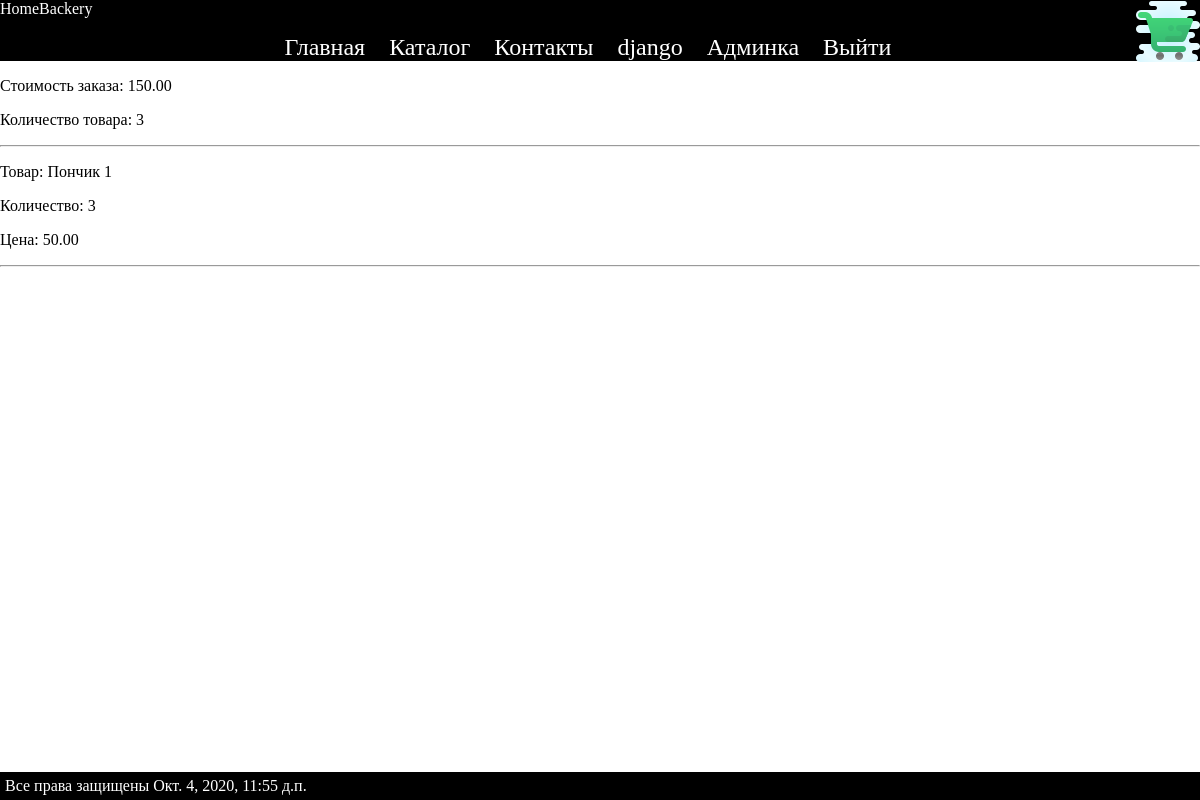
/orders/list/8/ (signed in), run on an earlier commit of the app's database.
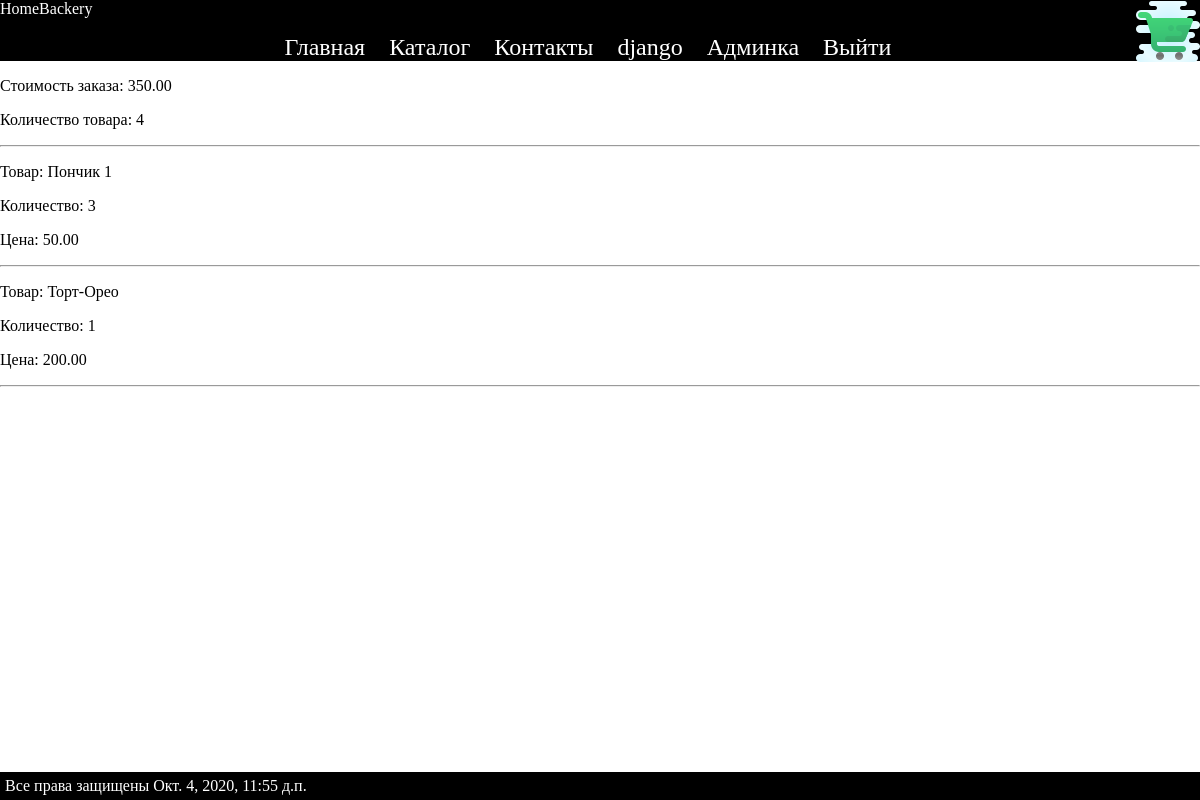
And on a later commit of the database.
### ordersapp/models.py (models this page shows)
class Order(models.Model):
    FORMING = 'F'
    PAID = 'P'
    READY = 'R'
    CANCEL = 'C'
    ORDER_STATUS_CHOICES = (
        (FORMING, 'формируется'),
        (PAID, 'оплачен'),
        (READY, 'готов к выдаче'),
        (CANCEL, 'отменен'),
    )
    user = models.ForeignKey(get_user_model(), on_delete=models.CASCADE)
    created = models.DateTimeField(verbose_name='создан', auto_now_add=True)
    updated = models.DateTimeField(verbose_name='обновлен', auto_now=True)
    status = models.CharField(verbose_name='статус',
                              max_length=1,
                              choices=ORDER_STATUS_CHOICES,
                              default=FORMING)
    is_active = models.BooleanField(verbose_name='активен', default=True)
    def get_total_sum(self):
        sum = 0
        for i in self.orderitem_set.all():
            sum += i.product.price * i.quantity
        return sum
    def get_items_count(self):
        count = 0
        for i in self.orderitem_set.all():
            count += i.quantity
        return count

class OrderItem(models.Model):
    order = models.ForeignKey(Order, on_delete=models.CASCADE)  # related_name="items"
    product = models.ForeignKey(Product, verbose_name='продукт', on_delete=models.CASCADE)
    quantity = models.PositiveIntegerField(verbose_name='количество', default=0)

### mainapp/models.py (models this page shows, shortened)
class Product(models.Model):
    category = models.ForeignKey(Catalog, on_delete=models.CASCADE, verbose_name="Категория")
    name = models.CharField(verbose_name='Название', max_length=64, null=True)
    text = models.TextField(verbose_name='Описание', blank=True)
    img = models.ImageField(verbose_name='Картинка', upload_to="product_img", blank=True)
    price = models.DecimalField(verbose_name='Цена', max_digits=6,decimal_places=2, null=False, default=0)
    count = models.IntegerField(default=0, verbose_name="Количество")
    is_active = models.BooleanField(default=True)

### ordersapp/views.py (the view)
# urls.py: path('list/<int:pk>/', ordersapp.OrderDetail.as_view(), name="read"),
class OrderDetail(PageMainTitleMixin, LoginRequiredMixin, DetailView):
    main_title = "просмотреть заказ"
    model = Order
    def get_context_data(self, *, object_list=None, **kwargs):
        data = super().get_context_data(object_list=None, **kwargs)
        order = data['object']
        order_item = OrderItem.objects.filter(order=order)
        data['object_list'] = order_item
        return data

### mainapp/context_processors.py (called while the page is built)
def time(request):
    return {
        "time": now()
    }

### ordersapp/views.py (called while the page is built)
    def get_context_data(self, *, object_list=None, **kwargs):  # для измениния контекста
        data = super().get_context_data(object_list=None, **kwargs)
        data['main_title'] = self.main_title
        return data

### ordersapp/templates/ordersapp/order_detail.html
{% extends "mainapp/root.html"%}
{% block content %}
    {% include "mainapp/includes/inc__header.html" %}
    <p>Стоимость заказа: {{ object.get_total_sum }}</p>
    <p>Количество товара: {{ object.get_items_count }}</p>
    <hr>
    {% for i in object_list %}
            <p>Товар: {{ i.product.name }}</p>
            <p>Количество: {{ i.quantity }}</p>
            <p>Цена: {{ i.product.price }}</p>
            <hr>
    {% endfor %}
{% endblock %}

What changed in the data, as far as the page shows it:
changed Order: get_total_sum "150.00" → "350.00"; get_items_count "3" → "4"
added OrderItem: product.name "Торт-Орео", quantity "1", product.price "200.00"
